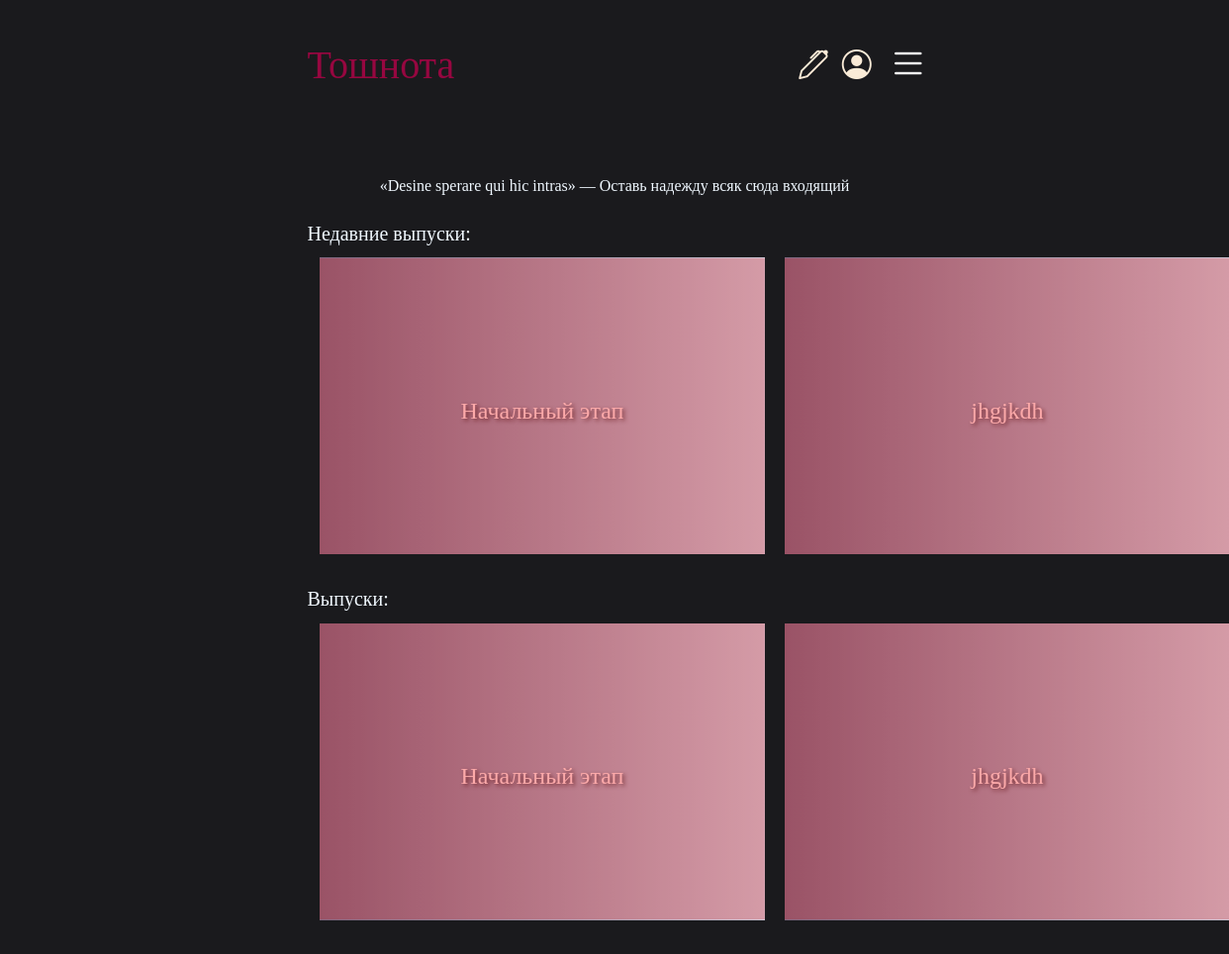
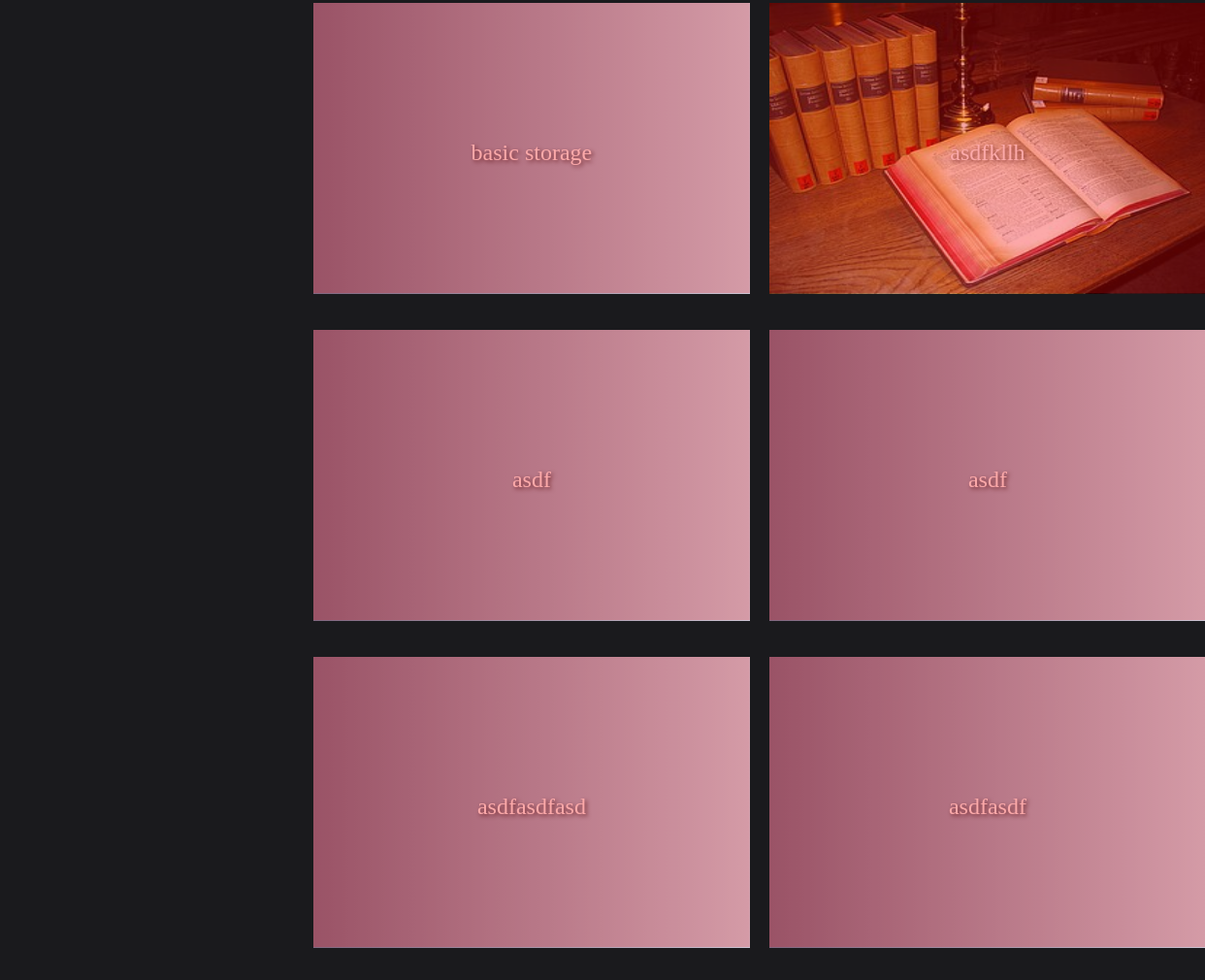
The app's page /notes/ with its own data (2 pictures, top to bottom).
### notes/models.py (models this page shows, shortened)
class Article(models.Model):
    chapter = models.ForeignKey(Chapter, models.SET_NULL, blank=True, null=True)
    heading = models.CharField(max_length=200)
    body = HTMLField()
    pub_date = models.DateTimeField(auto_now_add=True)
    last_edit_date = models.DateTimeField(auto_now=True)
    image = models.ImageField(
        verbose_name='Изображение',
        upload_to='articles/',
        blank=True,
    )
    authors = models.ManyToManyField(User, related_name='articles')
    is_locked = models.BooleanField(default=False)
    locked_by = models.ManyToManyField(User, blank=True, default=None)

### notes/views.py (the view)
# urls.py: path('', views.index, name='index'),
def index(request):
    articles = Article.objects.order_by('-pub_date')
    latest_articles_list = Article.objects.order_by("-pub_date")[:2]
    context = {
        "articles": paginator(request, articles, 8),
        "latest_articles_list": latest_articles_list,
        'user': request.user,
    }
    return render(request, "notes/index.html", context)

### notes/context_processors.py (called while the page is built)
def add_variable_to_context(requests):
    return {
        "partitions": Partition.objects.all(),
    }

### notes/paginator.py (called while the page is built)
def paginator(request, articles, articles_on_the_page):
    paginator = Paginator(articles, articles_on_the_page)
    page_number = request.GET.get('page')
    return paginator.get_page(page_number)

### notes/templatetags/custom_filters.py (called while the page is built)
@register.filter
def bleach_clean(value):
    soup = BeautifulSoup(value, 'html.parser')
    return soup.get_text()

### templates/notes/index.html (shortened to what this page needs)
{% extends 'layout.html' %}
{% load static %}
{% load custom_filters %}
{% block includes %}
<link rel="stylesheet" href="{% static 'notes/index_styles.css' %}">
{% endblock %}
{% block content %}
<p style="text-align: center;">«Desine sperare qui hic intras» — Оставь надежду всяк сюда входящий</p>
<h5>
    Недавние выпуски:
</h5>
{% if latest_articles_list %}
    <div class="cards">
        {% for article in latest_articles_list %}
            <a href="{% url 'notes:detail' article.id %}">
                <div class="card-box">
                {% if article.image %}
                    <img class="fit-size" src="{{ article.image.url }}" />
                {% else %}
                    <div class="fit-size linear-gradient"></div>
                {% endif %}
                    <div class="overlay-text">{{ article.heading}}</div>
                </div>
            </a>
        {% endfor %}
    </div>
{% else %}
    <p>No articles are available</p>
{% endif %}
<h5>
    Выпуски:
</h5>
<div class="cards">
    {% for elem in articles %}
        <article>
            <a href="{% url 'notes:detail' elem.id %}">
                <div class="card-box">
                    {% if elem.image %}
                        <img class="fit-size" src="{{ elem.image.url }}" />
                    {% else %}
                        <div class="fit-size linear-gradient"></div>
                    {% endif %}
                    <div class="overlay-text">{{ elem.heading}}</div>
                </div>
            </a>
        </article>
    {% endfor %}
</div>
{% endblock %}

### static/notes/main_style.css (style rules this page uses)
body { background-color: #1a1a1d; padding: 0px 25% 0px 25%; font-family: serif; color: aliceblue; }
main p { margin-bottom: 1.5em; }

### static/notes/index_styles.css (style rules this page uses)
a { text-decoration: none; color: white; }
.cards { margin-top: 2%; font-size: 20px; margin-left: 2%; list-style-type:decimal-leading-zero; }
.fit-size { width: 450px; height: 300px; }
.linear-gradient { background: linear-gradient(to right, #8199bfc3, #c2e9fb); }
.card-box { position: relative; display: inline-block; padding-bottom: 2%; transition: transform 2s ease-in-out; }
.overlay-text { position: absolute; top: 50%; left: 50%; transition: transform 0.5s ease; transform: translate(-50%, -50%); color: white; font-size: 24px; text-shadow: 2px 2px 4px rgba(0,0,0,0.7); }
.cards { display: grid; grid-template-columns: 1fr 1fr ; gap: 20px; margin-bottom: 1rem; }
.card-box::after { content: ''; position: absolute; top: 0; left: 0; width: 100%; height: 97%; background-color: rgba(246, 8, 8, 0.345); clip-path: polygon(0 0, 100% 0, 100% 100%, 0 100%); opacity: 1; transition: opacity 1s ease; }
.card-box img { transition: transform 0.5s ease; }
.card-box div { transition: transform 0.5s ease; }

### records on screen
Article: heading "Начальный этап"
Article: heading "jhgjkdh"
Article: heading "basic storage"
Article: image (picture), heading "asdfkllh"
Article: heading "asdf"
Article: heading "asdf"
Article: heading "asdfasdfasd"
Article: heading "asdfasdf"
